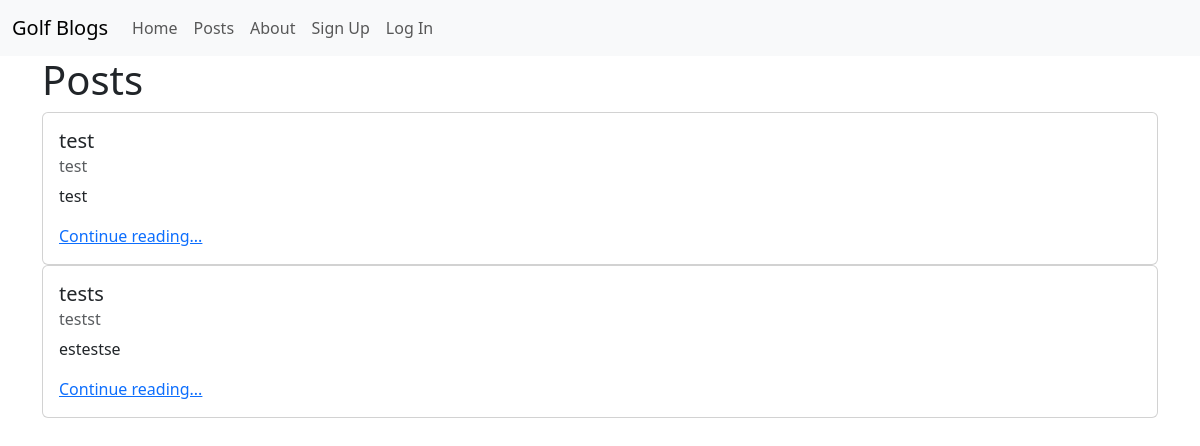
/posts/, run on the app's committed database.
### posts/models.py (models this page shows, shortened)
class Post(models.Model):
    title = models.CharField(max_length=128)
    subtitle = models.CharField(max_length=256)
    body = models.TextField()
    author = models.ForeignKey(
        get_user_model(),
        on_delete=models.CASCADE
    )
    status = models.ForeignKey(
        Status,
        on_delete=models.CASCADE
    )
    created_on = models.DateTimeField(auto_now_add=True)

### posts/views.py (the view)
# urls.py: path("", views.PostListView.as_view(), name="list"),
class PostListView(ListView):
    template_name = "posts/list.html"
    model = Post

### templates/posts/list.html (shortened to what this page needs)
{% extends 'base.html' %}
{% block content %}
<h1>Posts</h1>
{% for post in post_list %}
<div class="card">
    <div class="card-body">
        <h5 class="card-title">{{ post.title }}</h5>
        <h6 class="card-subtitle mb-2 text-body-secondary">{{ post.subtitle }}</h6>
        <p class="card-text">{{ post.body|truncatechars:64 }}</p>
        <a href="{% url 'detail' post.id %}" class="card-link">Continue reading...</a>
    </div>
</div>
{% endfor %}
{% endblock content %}

### data on the page
Post: title "test", subtitle "test", body "test"
Post: title "tests", subtitle "testst", body "estestse"
